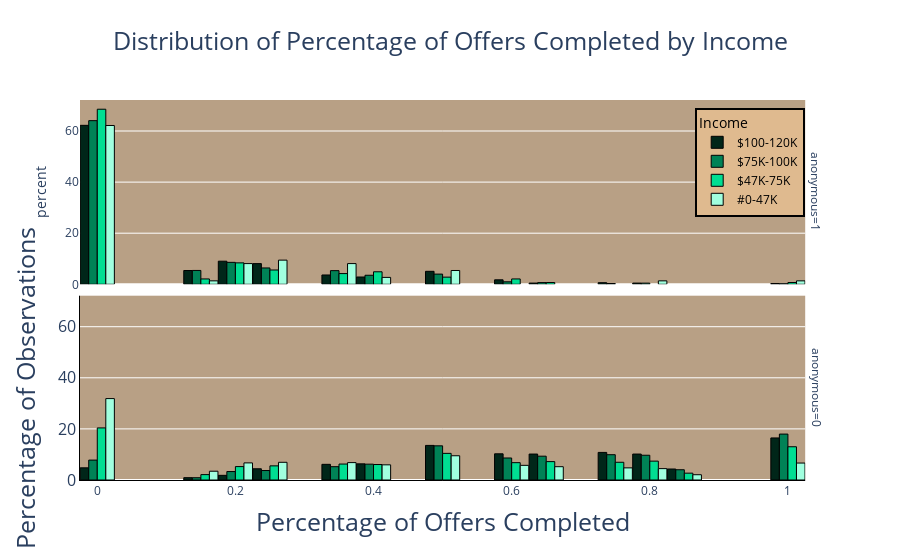

Notebook code for this chart:
### Code cell
fig = px.histogram(G.sort_values('income_cluster'), x = 'percent_completed' ,color = 'income_cluster', facet_row = 'anonymous', color_discrete_sequence=dcs,nbins=25,
                  title = 'Distribution of Percentage of Offers Completed by Income',
                   histnorm = 'percent',
                   barmode = 'group',
                   labels = {
                       'income_cluster':'Income'
                   }
                  )
fig.update_layout(
    xaxis_title = 'Percentage of Offers Completed',
    yaxis_title = 'Percentage of Observations',
    title_x=0.5,
    plot_bgcolor = backgroundColor,
    title_font = dict(size = 25),
    bargap = 0.01,

    yaxis = dict(
        tickfont = dict(size=16),
        titlefont = dict(size = 25),
        linecolor = 'black',
    

    ),
    xaxis = dict(
        tickfont = dict(size=12),
        titlefont = dict(size =25),
        linecolor = 'black'  ,
   
    ),
    legend=dict(
        yanchor='top',
        y = .98,
        xanchor='right',
        x = 0.98,
        bgcolor = '#DFBA8F',
        bordercolor = 'black',
        borderwidth = 2,
        font = dict(
            color = 'black'
        )
    )   
)
fig.update_traces(
    marker_line_width=1,
    marker_line_color="black"

)
newnames = {'0':'$100-120K', '1':'$75K-100K', '2':'$47K-75K', '3':'#0-47K'}
fig.for_each_trace(lambda t: t.update(name = newnames[t.name],
                                       legendgroup = newnames[t.name],
                                       hovertemplate = t.hovertemplate.replace(t.name, newnames[t.name])
                                      )
                   )

### Figure 1 — Plotly figure (JSON) as saved in the notebook; plotly's stock layout.template omitted (floating-point values rounded to 4 significant figures; data arrays with more than 128 entries replaced by an {"elided": "..."} marker saying what was removed)
{"data": [{"alignmentgroup": "True", "bingroup": "x", "histnorm": "percent", "hovertemplate": "Income=$100-120K<br>anonymous=1<br>percent_completed=%{x}<br>percent=%{y}<extra></extra>", "legendgroup": "$100-120K", "marker": {"color": "#002619", "line": {"color": "black", "width": 1}, "pattern": {"shape": ""}}, "name": "$100-120K", "nbinsx": 25, "offsetgroup": "0", "orientation": "v", "showlegend": true, "type": "histogram", "x": {"elided": "630 float values"}, "xaxis": "x2", "yaxis": "y2"}, {"alignmentgroup": "True", "bingroup": "x", "histnorm": "percent", "hovertemplate": "Income=$100-120K<br>anonymous=$100-120K<br>percent_completed=%{x}<br>percent=%{y}<extra></extra>", "legendgroup": "$100-120K", "marker": {"color": "#002619", "line": {"color": "black", "width": 1}, "pattern": {"shape": ""}}, "name": "$100-120K", "nbinsx": 25, "offsetgroup": "0", "orientation": "v", "showlegend": false, "type": "histogram", "x": {"elided": "1093 float values"}, "xaxis": "x", "yaxis": "y"}, {"alignmentgroup": "True", "bingroup": "x", "histnorm": "percent", "hovertemplate": "Income=$75K-100K<br>anonymous=$75K-100K<br>percent_completed=%{x}<br>percent=%{y}<extra></extra>", "legendgroup": "$75K-100K", "marker": {"color": "#008256", "line": {"color": "black", "width": 1}, "pattern": {"shape": ""}}, "name": "$75K-100K", "nbinsx": 25, "offsetgroup": "1", "orientation": "v", "showlegend": true, "type": "histogram", "x": {"elided": "1327 float values"}, "xaxis": "x2", "yaxis": "y2"}, {"alignmentgroup": "True", "bingroup": "x", "histnorm": "percent", "hovertemplate": "Income=$75K-100K<br>anonymous=0<br>percent_completed=%{x}<br>percent=%{y}<extra></extra>", "legendgroup": "$75K-100K", "marker": {"color": "#008256", "line": {"color": "black", "width": 1}, "pattern": {"shape": ""}}, "name": "$75K-100K", "nbinsx": 25, "offsetgroup": "1", "orientation": "v", "showlegend": false, "type": "histogram", "x": {"elided": "3261 float values"}, "xaxis": "x", "yaxis": "y"}, {"alignmentgroup": "True", "bingroup": "x", "histnorm": "percent", "hovertemplate": "Income=$47K-75K<br>anonymous=1<br>percent_completed=%{x}<br>percent=%{y}<extra></extra>", "legendgroup": "$47K-75K", "marker": {"color": "#00de92", "line": {"color": "black", "width": 1}, "pattern": {"shape": ""}}, "name": "$47K-75K", "nbinsx": 25, "offsetgroup": "2", "orientation": "v", "showlegend": true, "type": "histogram", "x": {"elided": "143 float values"}, "xaxis": "x2", "yaxis": "y2"}, {"alignmentgroup": "True", "bingroup": "x", "histnorm": "percent", "hovertemplate": "Income=$47K-75K<br>anonymous=0<br>percent_completed=%{x}<br>percent=%{y}<extra></extra>", "legendgroup": "$47K-75K", "marker": {"color": "#00de92", "line": {"color": "black", "width": 1}, "pattern": {"shape": ""}}, "name": "$47K-75K", "nbinsx": 25, "offsetgroup": "2", "orientation": "v", "showlegend": false, "type": "histogram", "x": {"elided": "7030 float values"}, "xaxis": "x", "yaxis": "y"}, {"alignmentgroup": "True", "bingroup": "x", "histnorm": "percent", "hovertemplate": "Income=#0-47K<br>anonymous=1<br>percent_completed=%{x}<br>percent=%{y}<extra></extra>", "legendgroup": "#0-47K", "marker": {"color": "#a1ffdf", "line": {"color": "black", "width": 1}, "pattern": {"shape": ""}}, "name": "#0-47K", "nbinsx": 25, "offsetgroup": "3", "orientation": "v", "showlegend": true, "type": "histogram", "x": [0.5, 0.3333, 0, 0, 0.3333, 0, 0, 0.25, 0, 0.8, 0.5, 0.2, 0, 0, 1, 0, 0, 0, 0.2, 0, 0, 0, 0, 0, 0, 0.2, 0, 0, 0.25, 0, 0.5, 0, 0, 0, 0, 0.25, 0, 0.25, 0, 0, 0.2, 0.4, 0.3333, 0, 0.2, 0, 0, 0.3333, 0.25, 0.4, 0, 0, 0, 0, 0.25, 0.3333, 0, 0.2, 0, 0, 0, 0, 0.1667, 0, 0, 0.25, 0.5, 0, 0, 0, 0, 0, 0.3333, 0], "xaxis": "x2", "yaxis": "y2"}, {"alignmentgroup": "True", "bingroup": "x", "histnorm": "percent", "hovertemplate": "Income=#0-47K<br>anonymous=0<br>percent_completed=%{x}<br>percent=%{y}<extra></extra>", "legendgroup": "#0-47K", "marker": {"color": "#a1ffdf", "line": {"color": "black", "width": 1}, "pattern": {"shape": ""}}, "name": "#0-47K", "nbinsx": 25, "offsetgroup": "3", "orientation": "v", "showlegend": false, "type": "histogram", "x": {"elided": "3436 float values"}, "xaxis": "x", "yaxis": "y"}], "layout": {"annotations": [{"font": {}, "showarrow": false, "text": "anonymous=0", "textangle": 90, "x": 0.98, "xanchor": "left", "xref": "paper", "y": 0.2425, "yanchor": "middle", "yref": "paper"}, {"font": {}, "showarrow": false, "text": "anonymous=1", "textangle": 90, "x": 0.98, "xanchor": "left", "xref": "paper", "y": 0.7575, "yanchor": "middle", "yref": "paper"}], "bargap": 0.01, "barmode": "group", "legend": {"bgcolor": "#DFBA8F", "bordercolor": "black", "borderwidth": 2, "font": {"color": "black"}, "title": {"text": "Income"}, "tracegroupgap": 0, "x": 0.98, "xanchor": "right", "y": 0.98, "yanchor": "top"}, "plot_bgcolor": "#B8A085", "title": {"font": {"size": 25}, "text": "Distribution of Percentage of Offers Completed by Income", "x": 0.5}, "xaxis": {"anchor": "y", "domain": [0, 0.98], "linecolor": "black", "tickfont": {"size": 12}, "title": {"font": {"size": 25}, "text": "Percentage of Offers Completed"}}, "xaxis2": {"anchor": "y2", "domain": [0, 0.98], "matches": "x", "showticklabels": false}, "yaxis": {"anchor": "x", "domain": [0, 0.485], "linecolor": "black", "tickfont": {"size": 16}, "title": {"font": {"size": 25}, "text": "Percentage of Observations"}}, "yaxis2": {"anchor": "x2", "domain": [0.515, 1], "matches": "y", "title": {"text": "percent"}}}}
